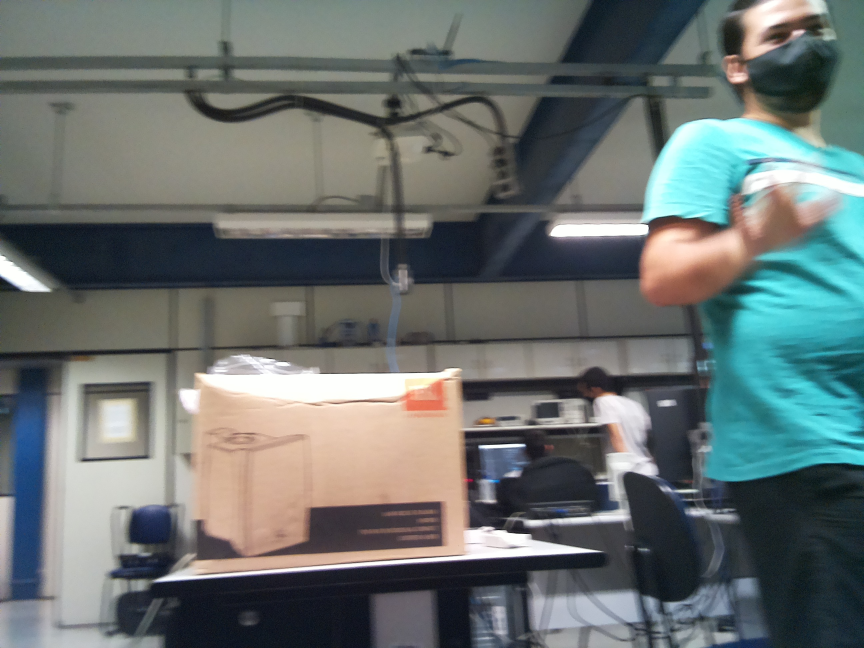
#> input picture test.jpg, 2592 x 1944 px (shown at 1/3 size)
$ python -i ComputerVision.py   (imports and definitions only)
#> lines starting #> are read from the running program, lines starting #| are printed output that depends on the picture
"""Computer Vision methods."""
from datetime import datetime
from math import ceil
from time import time
import numpy as np
from numpy import uint8
from numpy.typing import NDArray
import cv2


def millis(): return int(round(time() * 1000))


attempts = 0
attempt_treshold = 5
# Type annotation definitions
Frame = NDArray[uint8]


hog = cv2.HOGDescriptor()
# [1 line not run here, left out]


def detect_people(frame: Frame) -> tuple[Frame, int]:
    """Run HOG and annotates frame with detected coordinates."""
    width_ratio = 2
    processing_view_width = ceil(640/width_ratio)
    heigth_ratio = 2
    processing_view_height = ceil(480/heigth_ratio)

    processing_frame = cv2.resize(
        frame, (processing_view_width, processing_view_height))
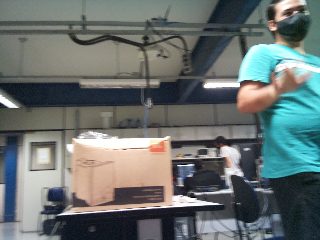
#> processing_frame: shape (240, 320, 3); mean R, G, B 105, 113.4, 112
    gray = cv2.cvtColor(processing_frame, cv2.COLOR_RGB2GRAY)
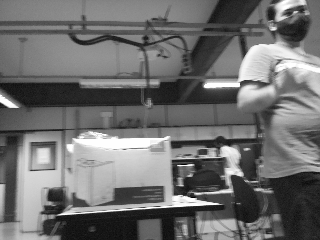
#> gray: shape (240, 320); min 1, max 255, mean 110.7
    boxes, _ = hog.detectMultiScale(gray, winStride=(8, 8))
#> boxes = ()
    boxes = np.array([[x, y, x + w, y + h] for (x, y, w, h) in boxes])
#> boxes = empty array

    current_people = 0 if not boxes.size else len(boxes)
#> current_people = 0

    for (xA, yA, xB, yB) in boxes:
        # display the detected boxes in the colour picture
        cv2.rectangle(frame, (xA*width_ratio, yA*heigth_ratio), (xB*width_ratio, yB*heigth_ratio),
                      (0, 255, 0), 2)
#> this loop made 0 passes
    if (current_people != detect_people.previous_people):
        detect_people.attempts += 1
        # print("aqui")
        if((millis() - detect_people.last_debounce_time) > 800 or detect_people.attempts > 5):
            print(f"Number of humans in sight: {current_people}")
            detect_people.filtered_people = current_people
            detect_people.previous_people = current_people
            detect_people.attempts = 0

        detect_people.last_debounce_time = millis()

    cv2.rectangle(frame, (10, 10), (245, 45), (60, 60, 60), -1)
    font = cv2.FONT_HERSHEY_SIMPLEX
#> font = 0

    cv2.putText(frame,
                f"Humans in sight: {detect_people.filtered_people}",
                (20, 35),
                font, 0.7,
                (220, 220, 220),
                2,
                cv2.LINE_4)

    # if (detect_people.previous_people != current_people):
    #     detect_people.previous_people = current_people

    return frame, current_people


# "Static" Variable
detect_people.previous_people = 0
detect_people.filtered_people = 0
detect_people.attempts = 0
detect_people.last_debounce_time = 0


def count_people(frame: Frame) -> int:
    """Run HOG without annotation, just people counting."""
    return 0

>>> import cv2
>>> picture = cv2.cvtColor(cv2.imread('test.jpg'), cv2.COLOR_BGR2RGB)
>>> result = detect_people(picture)
